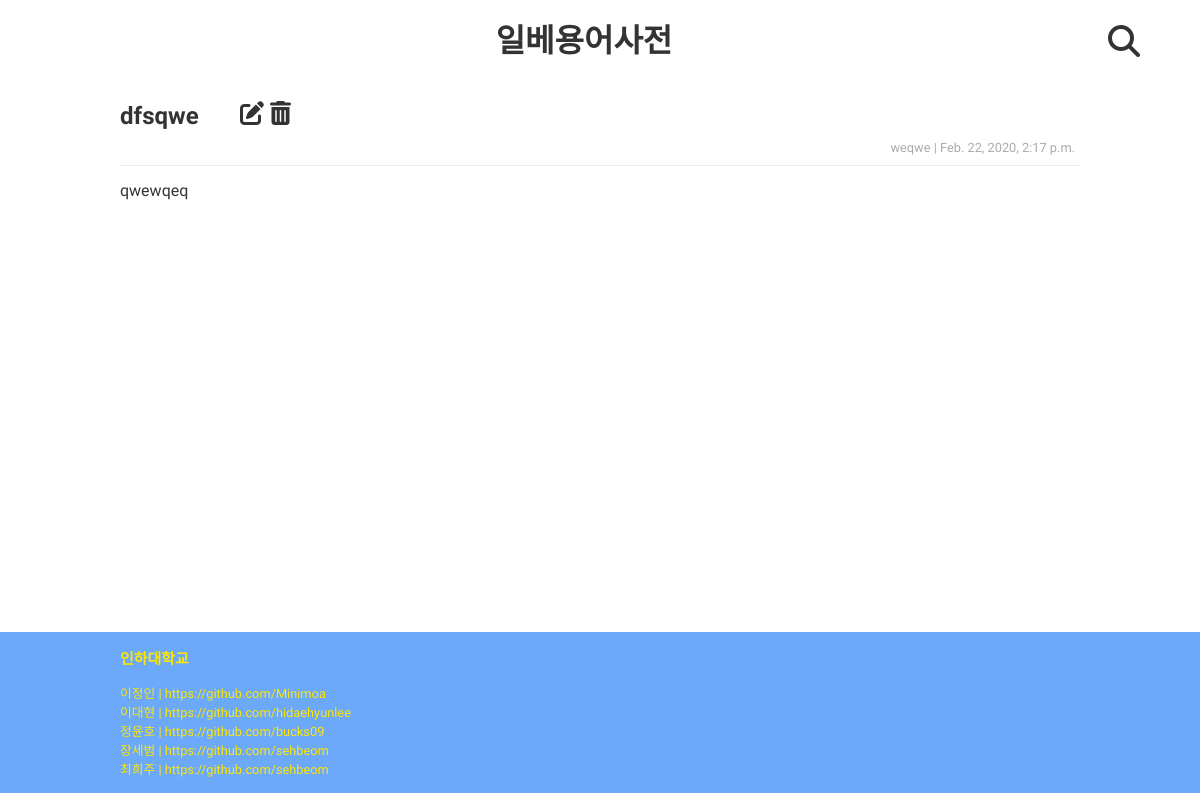
The page /word/detail/11 on the database as committed earlier.
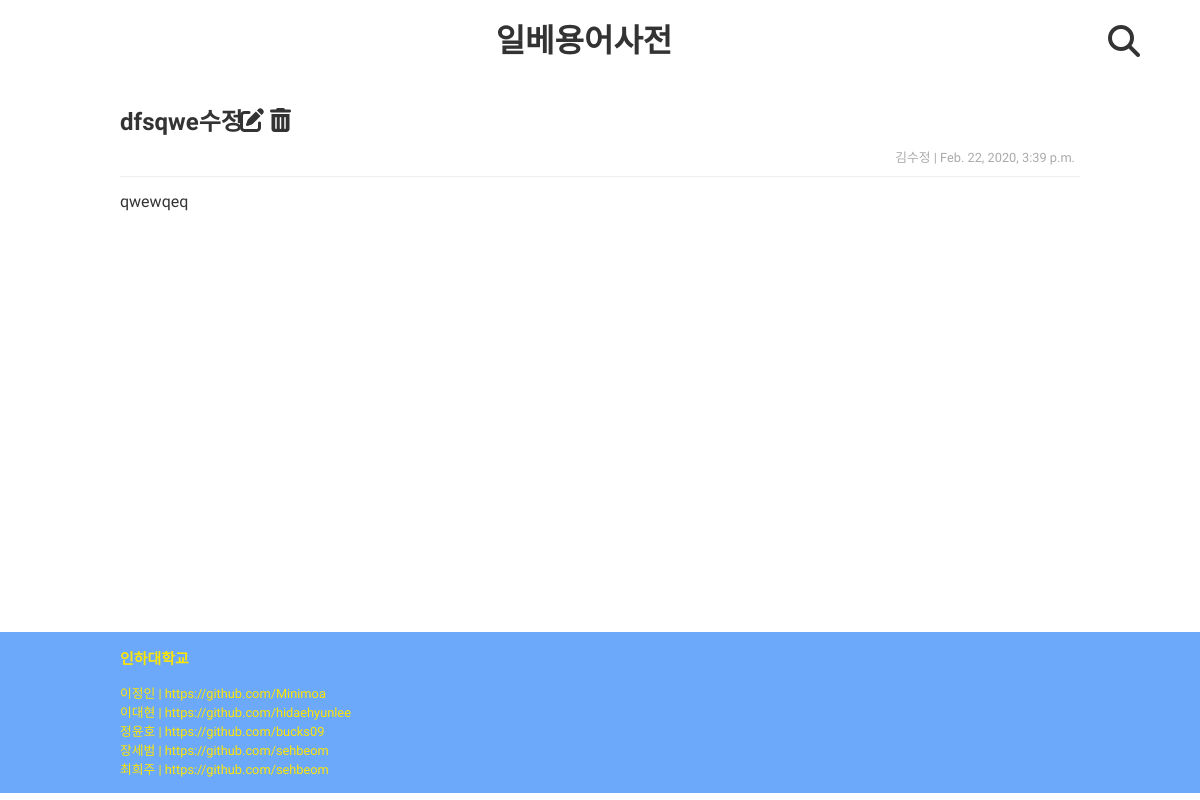
The same page on the database as committed later.
### ms/models.py (models this page shows, shortened)
class Word(models.Model):
    title = models.CharField(max_length = 50)
    pub_date = models.DateTimeField(auto_now=True)
    writer = models.CharField(max_length = 50)
    content = models.TextField()

### ms/views.py (the view)
# urls.py: path('detail/<int:word_id>', views.detail, name = 'detail'),
def detail(req, word_id):
    word = get_object_or_404(Word, id = word_id) # get_object_or_404(Word, pk = word_id)
    return render(req, 'detail.html', {'word' : word})

### ms/templates/detail.html (shortened to what this page needs)
{% extends 'layout.html' %}
{% block layoutblock %}
<section id="detail">
    <h2>{{word.title}}</h2>
    <div>
      <a href="{% url 'edit' word.id %}" class="fas fa-edit"></a>
      <a href="#" class="fas fa-trash-alt" no="{{word.id}}"></a>
    </div>
    <p class="small">{{word.writer}} | {{word.pub_date}}</p>
    <div>{{word.content}}</div>
</section>
{%endblock%}

Rows that differ between the two databases and show on the page:
changed Word "qwewqeq": title "dfsqwe" → "dfsqwe수정"; writer "weqwe" → "김수정"; pub_date "Feb. 22, 2020, 2:17 p.m." → "Feb. 22, 2020, 3:39 p.m."
